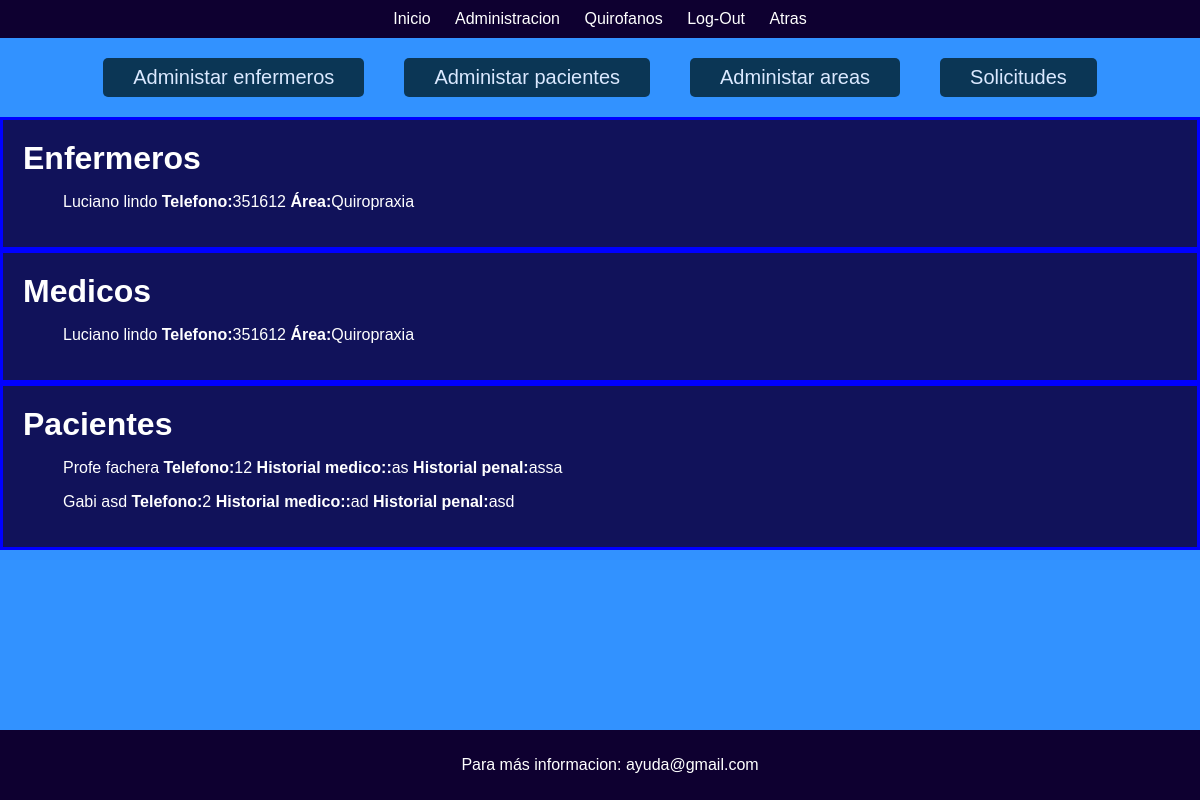
/Punk/adm.php, run on the app's committed database.
### tables this page shows
CREATE TABLE `enfermeros` (
  `id_enfermero` int(11) NOT NULL,
  `nombre` text NOT NULL,
  `apellido` text NOT NULL,
  `telefono` int(200) NOT NULL,
  `correo` varchar(200) NOT NULL,
  `area` text NOT NULL
);

CREATE TABLE `pacientes` (
  `id_paciente` int(200) NOT NULL,
  `nombre` text DEFAULT NULL,
  `apellido` text DEFAULT NULL,
  `edad` int(150) DEFAULT NULL,
  `fecha_ingreso` varchar(200) DEFAULT NULL,
  `sintomas` varchar(200) DEFAULT NULL,
  `historial_medico` varchar(300) DEFAULT NULL,
  `historial_penal` varchar(300) DEFAULT NULL
);

### Punk/adm.php (the view, shortened to what this page needs)
<!DOCTYPE html>
<html lang="en">
<head>
    <link rel="stylesheet" href="./css/Punk.css">
</head>
<body id="inicio">
    <div class="top-bar">
        <a href="#inicio">Inicio</a>
        <a href="adm.php">Administracion</a>
        <a href="hospital.php">Quirofanos</a>
        <a href="index.php">Log-Out</a>
        <a href="hospital.php">Atras</a>
    </div>
<div class="btn_adm">
    <a href="adm_enfermeros.php"><button>Administar enfermeros</button></a>
    <a href="adm_pacientes.php"><button>Administar pacientes</button></a>
    <a href="adm_areas.php"><button>Administar areas</button></a>
    <a href="notis.php"><button>Solicitudes</button></a>
</div>
    <div class="mostrar">
    <h1 id="titulo">Enfermeros</h1>
        <?php
                include ("conexion.php");
                $consulta = mysqli_query($conexion,"SELECT  * FROM enfermeros");
                while ($lista_consulta= mysqli_fetch_assoc($consulta) ){
        ?>
                <div>
                <ul id="lista">
                        <li><?php echo $lista_consulta["nombre"] . " " . $lista_consulta["apellido"]; ?></li>
                        <li><b>Telefono:</b><?php echo $lista_consulta["telefono"];?></li>
                        <li><b>Área:</b><?php echo $lista_consulta["area"];?></li>
                    </ul>
                </div>
        <?php } ?>
    </div>
<div class="mostrar">
    <h1 id="titulo">Medicos</h1>
        <?php
                include ("conexion.php");
                $consulta = mysqli_query($conexion,"SELECT  * FROM enfermeros");
                while ($lista_consulta= mysqli_fetch_assoc($consulta) ){
        ?>
                <div>
                <ul id="lista">
                        <li><?php echo $lista_consulta["nombre"] . " " . $lista_consulta["apellido"]; ?></li>
                        <li><b>Telefono:</b><?php echo $lista_consulta["telefono"];?></li>
                        <li><b>Área:</b><?php echo $lista_consulta["area"];?></li>
                    </ul>
                </div>
        <?php } ?>
    </div>
<div class="mostrar">
    <h1 id="titulo">Pacientes</h1>
        <?php
                include ("conexion.php");
                $consulta = mysqli_query($conexion,"SELECT  * FROM pacientes");
                while ($lista_consulta= mysqli_fetch_assoc($consulta) ){
        ?>
                <div>
                <ul id="lista">
                        <li><?php echo $lista_consulta["nombre"] . " " . $lista_consulta["apellido"]; ?></li>
                        <li><b>Telefono:</b><?php echo $lista_consulta["edad"];?></li>
                        <li><b>Historial medico::</b><?php echo $lista_consulta["historial_medico"];?></li>
                        <li><b>Historial penal:</b><?php echo $lista_consulta["historial_penal"];?></li>
                    </ul>
                </div>
        <?php } ?>
    </div>
    <div class="elemento-abajo">
        <p>Para más informacion: ayuda@gmail.com</p>
    </div>
</body>
</html>

### Punk/css/Punk.css (style rules this page uses)
html { height: 100%; }
body { font-family: Arial, sans-serif; margin: 0; padding: 0; color: rgb(161, 197, 255); background-color: rgb(50, 146, 255); height: inherit; }
h1 { margin: 0; }
button { font-size: 20px; margin-top: 20px; padding: 8px 30px; background-color: rgb(11, 54, 85); color: rgb(219, 233, 255); border: none; border-radius: 5px; cursor: pointer; }
.btn_adm { display: inline-flex; width: 100%; justify-content: center; }
.btn_adm button { margin: 20px; }
.top-bar { background-color: #0e0030; color: #fff; padding: 10px 0; text-align: center; }
.top-bar a { color: #fff; text-decoration: none; margin: 0 10px; }
.elemento-abajo { position: fixed; bottom: 0; width: 100%; background-color: #0e0030; color: #fff; padding: 10px; text-align: center; z-index: 999; }

### Punk/adm.php (style rules this page uses)
.mostrar { padding: 20px; color: white; background-color: #11125a; border: 3px solid blue; }
.mostrar ul li { list-style: none; display: inline-flex; color: white; background-color: #11125a; }

### data on the page
enfermeros: nombre "Luciano", apellido "lindo", telefono "351612", area "Quiropraxia"
pacientes: nombre "Profe", apellido "fachera", edad "12", historial_medico "as", historial_penal "assa"
pacientes: nombre "Gabi", apellido "asd", edad "2", historial_medico "ad", historial_penal "asd"
